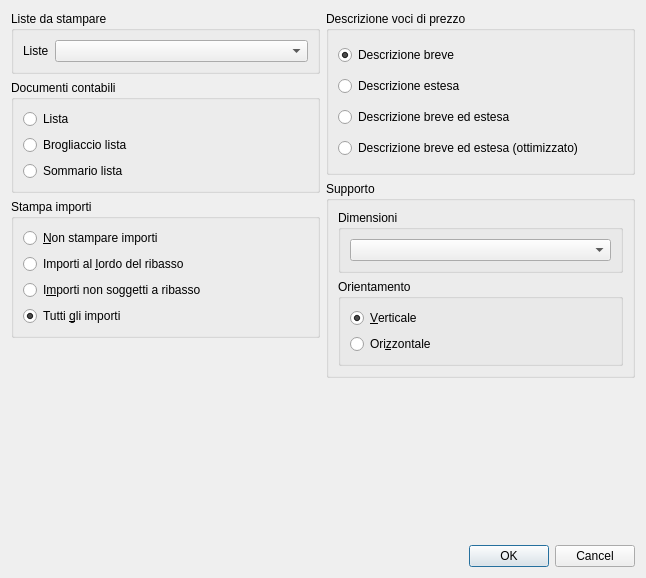
<?xml version="1.0" encoding="UTF-8"?>
<ui version="4.0">
 <class>AccountingTAMBillPrinterGUI</class>
 <widget class="QDialog" name="AccountingTAMBillPrinterGUI">
  <property name="geometry">
   <rect>
    <x>0</x>
    <y>0</y>
    <width>646</width>
    <height>578</height>
   </rect>
  </property>
  <property name="windowTitle">
   <string>Stampa Lista su file ODT</string>
  </property>
  <layout class="QGridLayout" name="gridLayout_2">
   <item row="0" column="0">
    <layout class="QVBoxLayout" name="verticalLayout_2">
     <item>
      <widget class="QGroupBox" name="billToPrintGroupBox">
       <property name="title">
        <string>Liste da stampare</string>
       </property>
       <layout class="QGridLayout" name="gridLayout_6">
        <item row="0" column="1">
         <widget class="QComboBox" name="billToPrintComboBox"/>
        </item>
        <item row="0" column="0">
         <widget class="QLabel" name="billToPrintLabel">
          <property name="sizePolicy">
           <sizepolicy hsizetype="Maximum" vsizetype="Preferred">
            <horstretch>0</horstretch>
            <verstretch>0</verstretch>
           </sizepolicy>
          </property>
          <property name="text">
           <string>Liste</string>
          </property>
         </widget>
        </item>
       </layout>
      </widget>
     </item>
     <item>
      <widget class="QGroupBox" name="groupBox">
       <property name="title">
        <string>Documenti contabili</string>
       </property>
       <layout class="QGridLayout" name="gridLayout_3">
        <item row="0" column="0">
         <widget class="QRadioButton" name="printBillButton">
          <property name="text">
           <string>Lista</string>
          </property>
         </widget>
        </item>
        <item row="2" column="0">
         <widget class="QRadioButton" name="printSummaryButton">
          <property name="text">
           <string>Sommario lista</string>
          </property>
         </widget>
        </item>
        <item row="1" column="0">
         <widget class="QRadioButton" name="printRawBillButton">
          <property name="text">
           <string>Brogliaccio lista</string>
          </property>
         </widget>
        </item>
       </layout>
      </widget>
     </item>
     <item>
      <widget class="QGroupBox" name="printAmountsOptionsGroupBox">
       <property name="title">
        <string>Stampa importi</string>
       </property>
       <layout class="QGridLayout" name="gridLayout_8">
        <item row="3" column="0">
         <widget class="QRadioButton" name="printAllAmountsRadioButton">
          <property name="text">
           <string>Tutti &amp;gli importi</string>
          </property>
          <property name="checked">
           <bool>true</bool>
          </property>
         </widget>
        </item>
        <item row="1" column="0">
         <widget class="QRadioButton" name="printTotalAmountsToDiscountRadioButton">
          <property name="text">
           <string>Importi al &amp;lordo del ribasso</string>
          </property>
         </widget>
        </item>
        <item row="2" column="0">
         <widget class="QRadioButton" name="printAmountsNotToDiscountRadioButton">
          <property name="text">
           <string>I&amp;mporti non soggetti a ribasso</string>
          </property>
         </widget>
        </item>
        <item row="0" column="0">
         <widget class="QRadioButton" name="printNoAmountsRadioButton">
          <property name="text">
           <string>&amp;Non stampare importi</string>
          </property>
         </widget>
        </item>
       </layout>
      </widget>
     </item>
     <item>
      <spacer name="verticalSpacer_3">
       <property name="orientation">
        <enum>Qt::Vertical</enum>
       </property>
       <property name="sizeHint" stdset="0">
        <size>
         <width>20</width>
         <height>40</height>
        </size>
       </property>
      </spacer>
     </item>
    </layout>
   </item>
   <item row="0" column="1">
    <layout class="QVBoxLayout" name="verticalLayout">
     <item>
      <widget class="QGroupBox" name="printPriceItemOptionsGroupBox">
       <property name="title">
        <string>Descrizione voci di prezzo</string>
       </property>
       <layout class="QGridLayout" name="gridLayout_5">
        <item row="0" column="0">
         <widget class="QRadioButton" name="printShortDescRadioButton">
          <property name="text">
           <string>Descrizione breve</string>
          </property>
          <property name="checked">
           <bool>true</bool>
          </property>
         </widget>
        </item>
        <item row="1" column="0">
         <widget class="QRadioButton" name="printLongDescRadioButton">
          <property name="text">
           <string>Descrizione estesa</string>
          </property>
         </widget>
        </item>
        <item row="2" column="0">
         <widget class="QRadioButton" name="printShortLongDescRadioButton">
          <property name="text">
           <string>Descrizione breve ed estesa</string>
          </property>
         </widget>
        </item>
        <item row="3" column="0">
         <widget class="QRadioButton" name="printShortLongDescOptRadioButton">
          <property name="text">
           <string>Descrizione breve ed estesa (ottimizzato)</string>
          </property>
          <property name="checked">
           <bool>false</bool>
          </property>
         </widget>
        </item>
       </layout>
      </widget>
     </item>
     <item>
      <widget class="QGroupBox" name="paperGroupBox">
       <property name="title">
        <string>Supporto</string>
       </property>
       <layout class="QGridLayout" name="gridLayout">
        <item row="0" column="0">
         <widget class="QGroupBox" name="paperDimensionsGroupBox">
          <property name="title">
           <string>Dimensioni</string>
          </property>
          <layout class="QGridLayout" name="gridLayout_7">
           <item row="0" column="0">
            <widget class="QComboBox" name="paperDimensionsComboBox"/>
           </item>
          </layout>
         </widget>
        </item>
        <item row="1" column="0">
         <widget class="QGroupBox" name="paperOrientationGroupBox">
          <property name="title">
           <string>Orientamento</string>
          </property>
          <layout class="QGridLayout" name="gridLayout_4">
           <item row="1" column="0">
            <widget class="QRadioButton" name="paperHorizzontalRadioButton">
             <property name="text">
              <string>Ori&amp;zzontale</string>
             </property>
             <property name="checked">
              <bool>false</bool>
             </property>
            </widget>
           </item>
           <item row="0" column="0">
            <widget class="QRadioButton" name="paperVerticalRadioButton">
             <property name="text">
              <string>&amp;Verticale</string>
             </property>
             <property name="checked">
              <bool>true</bool>
             </property>
            </widget>
           </item>
          </layout>
         </widget>
        </item>
       </layout>
      </widget>
     </item>
    </layout>
   </item>
   <item row="4" column="0" colspan="2">
    <widget class="QDialogButtonBox" name="buttonBox">
     <property name="orientation">
      <enum>Qt::Horizontal</enum>
     </property>
     <property name="standardButtons">
      <set>QDialogButtonBox::Cancel|QDialogButtonBox::Ok</set>
     </property>
    </widget>
   </item>
   <item row="3" column="0" colspan="2">
    <spacer name="verticalSpacer">
     <property name="orientation">
      <enum>Qt::Vertical</enum>
     </property>
     <property name="sizeHint" stdset="0">
      <size>
       <width>20</width>
       <height>40</height>
      </size>
     </property>
    </spacer>
   </item>
  </layout>
 </widget>
 <tabstops>
  <tabstop>printShortDescRadioButton</tabstop>
  <tabstop>printLongDescRadioButton</tabstop>
  <tabstop>printShortLongDescRadioButton</tabstop>
  <tabstop>printShortLongDescOptRadioButton</tabstop>
  <tabstop>billToPrintComboBox</tabstop>
  <tabstop>paperDimensionsComboBox</tabstop>
  <tabstop>paperVerticalRadioButton</tabstop>
  <tabstop>paperHorizzontalRadioButton</tabstop>
 </tabstops>
 <resources/>
 <connections>
  <connection>
   <sender>buttonBox</sender>
   <signal>accepted()</signal>
   <receiver>AccountingTAMBillPrinterGUI</receiver>
   <slot>accept()</slot>
   <hints>
    <hint type="sourcelabel">
     <x>248</x>
     <y>254</y>
    </hint>
    <hint type="destinationlabel">
     <x>157</x>
     <y>274</y>
    </hint>
   </hints>
  </connection>
  <connection>
   <sender>buttonBox</sender>
   <signal>rejected()</signal>
   <receiver>AccountingTAMBillPrinterGUI</receiver>
   <slot>reject()</slot>
   <hints>
    <hint type="sourcelabel">
     <x>316</x>
     <y>260</y>
    </hint>
    <hint type="destinationlabel">
     <x>286</x>
     <y>274</y>
    </hint>
   </hints>
  </connection>
 </connections>
</ui>
